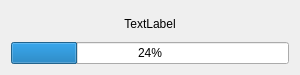
<?xml version="1.0" encoding="UTF-8"?>
<ui version="4.0">
 <class>Dialog</class>
 <widget class="QDialog" name="Dialog">
  <property name="enabled">
   <bool>true</bool>
  </property>
  <property name="geometry">
   <rect>
    <x>0</x>
    <y>0</y>
    <width>300</width>
    <height>75</height>
   </rect>
  </property>
  <property name="minimumSize">
   <size>
    <width>300</width>
    <height>75</height>
   </size>
  </property>
  <property name="maximumSize">
   <size>
    <width>300</width>
    <height>75</height>
   </size>
  </property>
  <property name="windowTitle">
   <string>Carregando...</string>
  </property>
  <layout class="QVBoxLayout" name="verticalLayout">
   <item>
    <widget class="QLabel" name="label">
     <property name="text">
      <string>TextLabel</string>
     </property>
     <property name="alignment">
      <set>Qt::AlignCenter</set>
     </property>
    </widget>
   </item>
   <item>
    <widget class="QProgressBar" name="progressBar">
     <property name="value">
      <number>24</number>
     </property>
    </widget>
   </item>
  </layout>
 </widget>
 <resources/>
 <connections/>
</ui>
